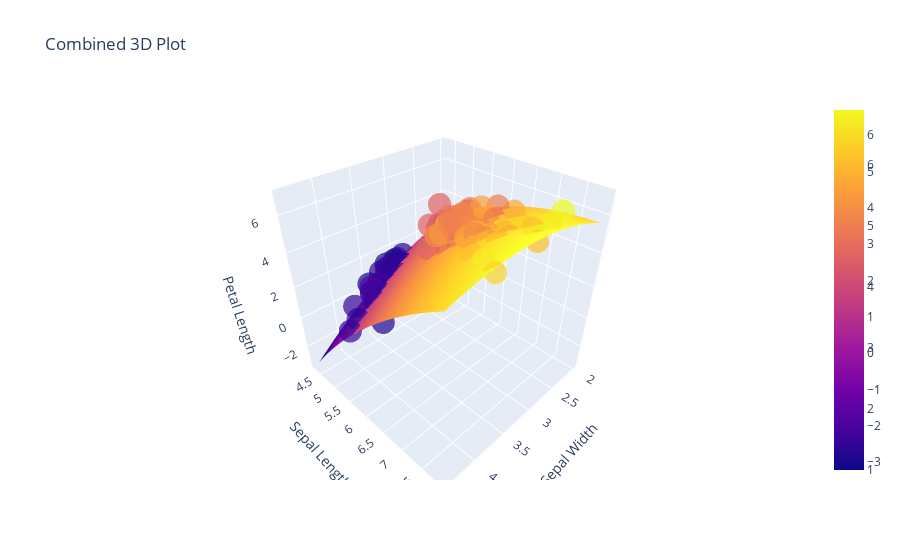

Notebook code cell kept with this figure:
### Code cell
scatter_fig = px.scatter_3d(iris,
                            x = 'Sepal.Width',
                            y = 'Sepal.Length',
                            z = 'Petal.Length',
                            color = 'Petal.Length',
                            opacity = 0.7)
scatter_data = scatter_fig.data[0]

surface_fig = go.Figure(data = [go.Surface(z = predicted_values.reshape(sepal_width_values.shape),
                                           x = sepal_width_values,
                                           y = sepal_length_values)])
surface_data = surface_fig.data[0]

combined_fig = go.Figure(data = [scatter_data, surface_data])
combined_fig.update_layout(title = 'Combined 3D Plot',
                           scene = dict(xaxis_title = 'Sepal Width',
                                        yaxis_title = 'Sepal Length',
                                        zaxis_title = 'Petal Length'))

combined_fig.show()

### Figure 1 — Plotly figure (JSON) as saved in the notebook; plotly's stock layout.template omitted (floating-point values rounded to 4 significant figures; data arrays with more than 128 entries replaced by an {"elided": "..."} marker saying what was removed)
{"data": [{"hovertemplate": "Sepal.Width=%{x}<br>Sepal.Length=%{y}<br>Petal.Length=%{marker.color}<extra></extra>", "legendgroup": "", "marker": {"color": {"elided": "150 float values"}, "coloraxis": "coloraxis", "opacity": 0.7, "symbol": "circle"}, "mode": "markers", "name": "", "scene": "scene", "showlegend": false, "x": {"elided": "150 float values"}, "y": {"elided": "150 float values"}, "z": {"elided": "150 float values"}, "type": "scatter3d"}, {"x": {"elided": "100x100 float values"}, "y": {"elided": "100x100 float values"}, "z": {"elided": "100x100 float values"}, "type": "surface"}], "layout": {"title": {"text": "Combined 3D Plot"}, "scene": {"xaxis": {"title": {"text": "Sepal Width"}}, "yaxis": {"title": {"text": "Sepal Length"}}, "zaxis": {"title": {"text": "Petal Length"}}}}}
